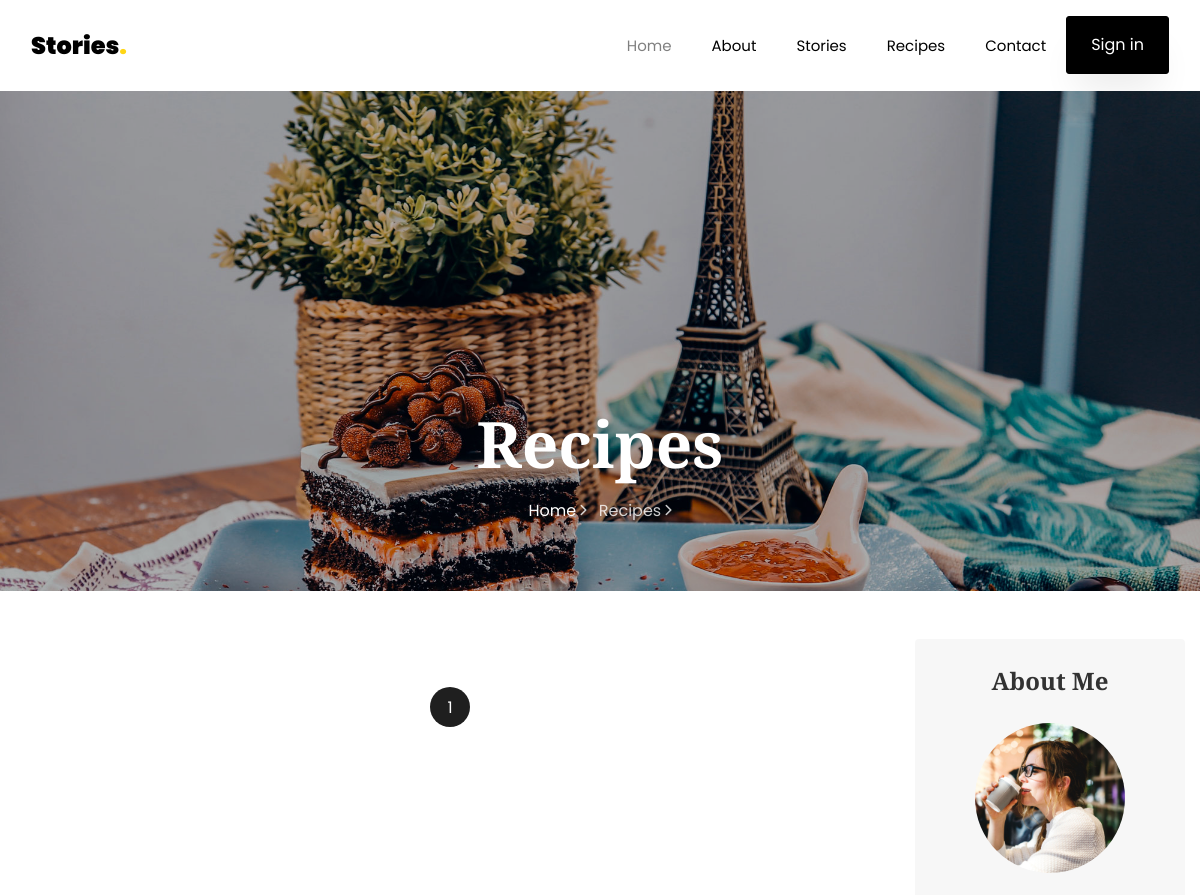
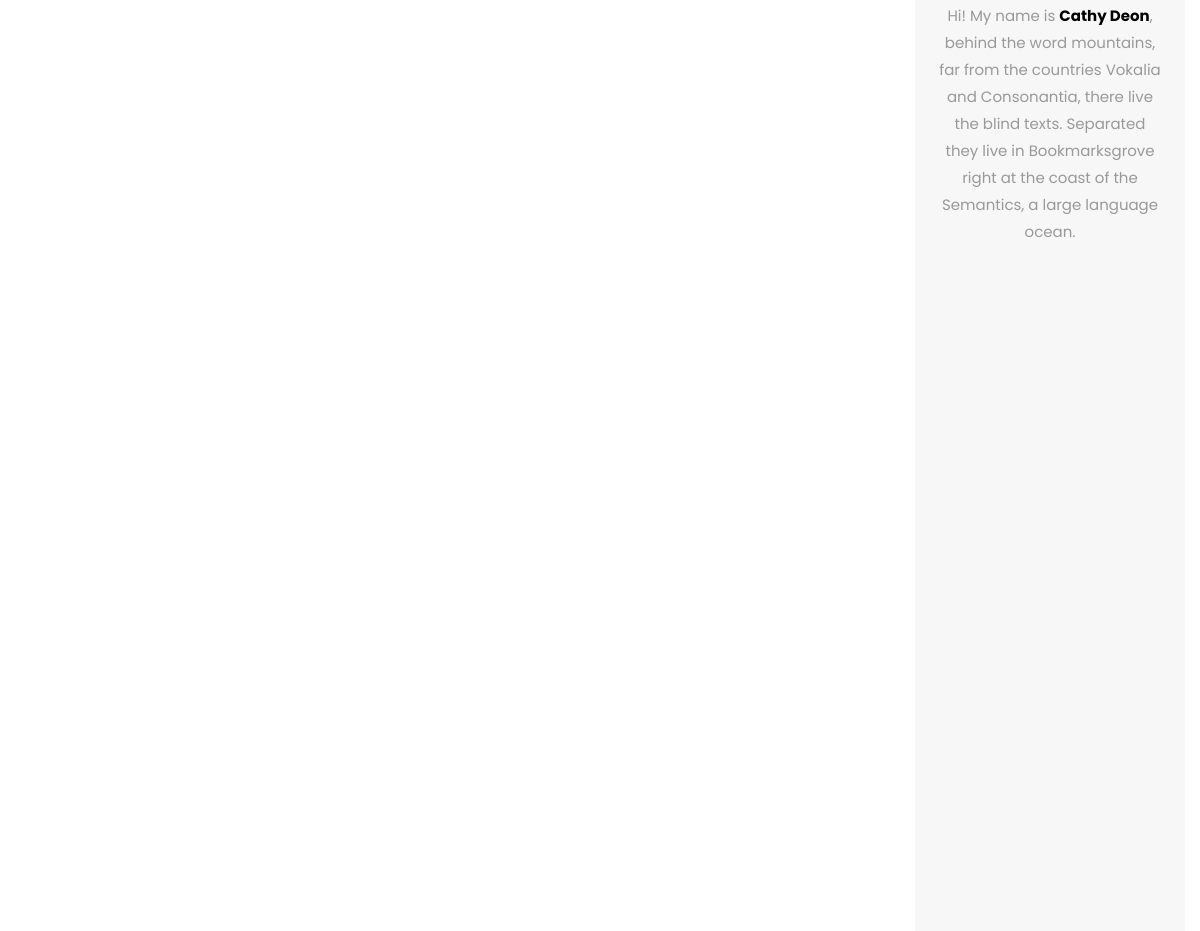
Before: /recipes/ (upper part) with the older database file (2 pictures, top to bottom).
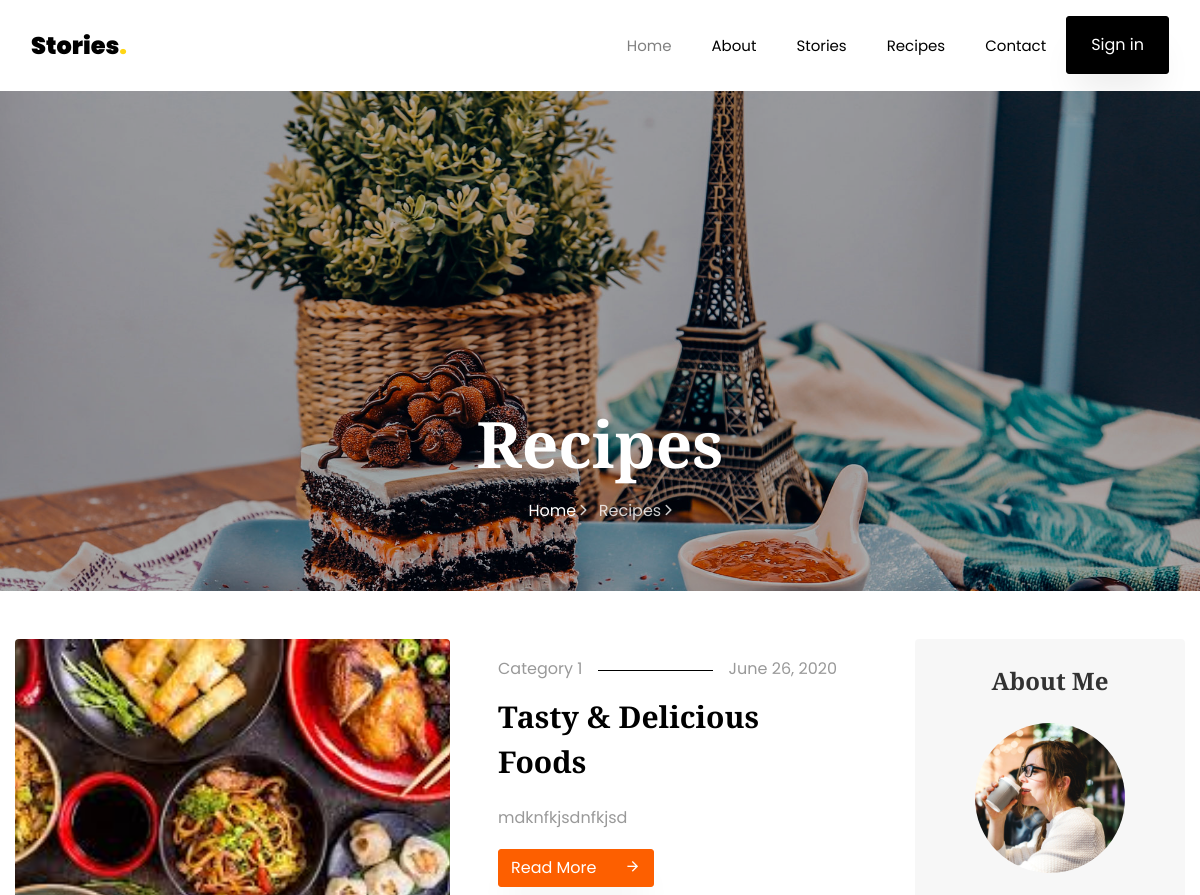
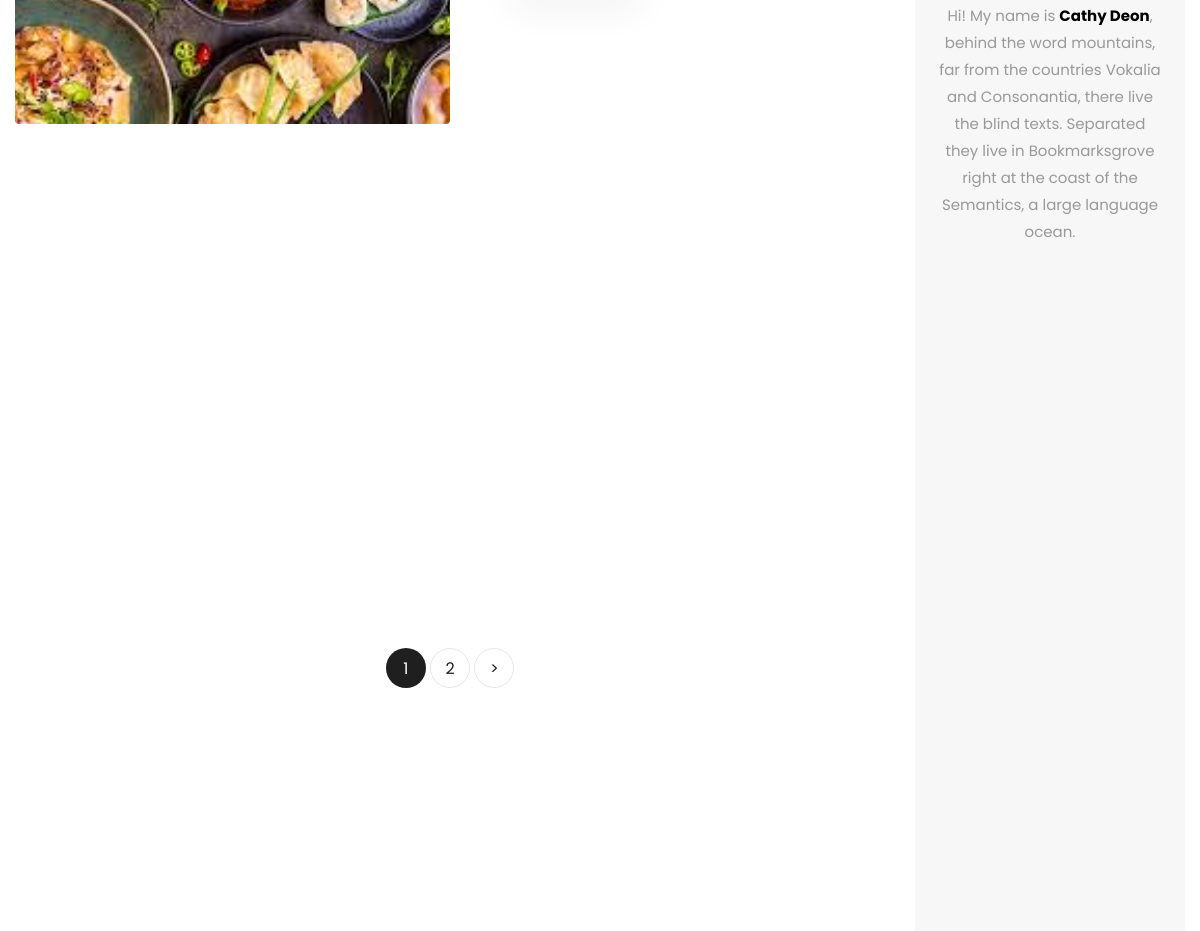
After: the same page with the newer database file (2 pictures, top to bottom).
### stories/models.py (models this page shows, shortened)
class Recipe(models.Model):
    title = models.CharField(max_length=255)
    image = models.ImageField(upload_to='recipes/')
    short_description = models.TextField(max_length=1000, help_text="bu reseptler siyahisinda cixacaq metindir")
    long_description = models.TextField(null=True, blank=True)
    category = models.ForeignKey(Category, on_delete=models.CASCADE)
    author = models.ForeignKey(Author, on_delete=models.CASCADE)
    created_at = models.DateTimeField(auto_now_add=True)
    updated_at = models.DateTimeField(auto_now=True)
    class Meta:
        db_table = "recipes"
        verbose_name = "Resept"
        verbose_name_plural = "Reseptlər"
        ordering = 'created_at',

class Category(models.Model):
    title = models.CharField('Title', max_length=50)
    image = models.ImageField('Şəkil', upload_to="categories/")
    created_at = models.DateTimeField(auto_now_add=True)
    updated_at = models.DateTimeField(auto_now=True)
    class Meta:
        verbose_name = 'Kateqoriya'
        verbose_name_plural = 'Kateqoriyalar'

### stories/views.py (the view)
# urls.py: path('recipes/', RecipeList.as_view(), name="recipes"),
class RecipeList(ListView):
    model = Recipe
    template_name = 'recipes.html'
    context_object_name = 'recipes'
    paginate_by = 2

### stories/templates/recipes.html (shortened to what this page needs)
{% extends 'base.html' %}
{% load static %}
{% block content %}
<section class="hero-wrap hero-wrap-2" style="background-image: url({% static 'images/bg_4.jpg' %});">
    <div class="overlay"></div>
    <div class="container">
        <div class="row no-gutters slider-text align-items-end justify-content-center">
            <div class="col-md-9 ftco-animate pb-5 text-center">
                <h1 class="mb-3 bread">Recipes</h1>
                <p class="breadcrumbs"><span class="mr-2"><a href="index.html">Home <i
                        class="ion-ios-arrow-forward"></i></a></span> <span>Recipes <i
                        class="ion-ios-arrow-forward"></i></span></p>
            </div>
        </div>
    </div>
</section>
<section class="ftco-section">
    <div class="container">
        <div class="row">
            <div class="col-lg-9">
                <div class="row">
                    {% for recipe in recipes %}
                    <div class="col-md-6 col-lg-12 ftco-animate">
                        <div class="blog-entry d-lg-flex">
                            <div class="half">
                                <a href="{% url 'recipe-detail' recipe.id %}" class="img d-flex align-items-end"
                                   style="background-image: url('{{ recipe.image.url }}');">
                                </a>
                            </div>
                            <div class="text px-md-4 px-lg-5 half pt-3">
                                <p class="meta d-flex"><span class="pr-3">{{ recipe.category.title }}</span><span class="ml-auto pl-3">{{recipe.created_at|date:"F d, Y"}}</span>
                                </p>
                                <h3><a href="{% url 'recipe-detail' recipe.id %}">{{ recipe.title }}</a></h3>
                                <p>{{ recipe.short_description }}
                                </p>
                                <p class="mb-0"><a href="{% url 'recipe-detail' recipe.id %}" class="btn btn-primary">Read More <span
                                        class="icon-arrow_forward ml-4"></span></a></p>
                            </div>
                        </div>
                    </div>
                    {% endfor %}
                </div>
                <div class="row mt-5">
                    <div class="col text-center">
                        <div class="block-27">
                            <ul>
                                {% for i in page_obj.paginator.page_range %}
                                    {% if i == page_obj.number %}
                                        <li class="active"><span>{{i}}</span></li>
                                    {% else %}
                                        <li><a href="?page={{i}}">{{i}}</a></li>
                                    {% endif %}
                                {% endfor %}
                                {% if page_obj.has_next %}
                                    <li><a href="?page={{ page_obj.next_page_number }}">&gt;</a></li>
                                {% endif %}
                            </ul>
                        </div>
                    </div>
                </div>
            </div>
            <div class="col-lg-3">
                <div class="sidebar-wrap">
                    <div class="sidebar-box p-4 about text-center ftco-animate">
                        <h2 class="heading mb-4">About Me</h2>
                        <img src="{% static 'images/author.jpg' %}" class="img-fluid" alt="Colorlib Template">
                        <div class="text pt-4">
                            <p>Hi! My name is <strong>Cathy Deon</strong>, behind the word mountains, far from the
                                countries Vokalia and Consonantia, there live the blind texts. Separated they live in
                                Bookmarksgrove right at the coast of the Semantics, a large language ocean.</p>
                        </div>
                    </div>
                </div>
            </div>
        </div>
    </div>
</section>
{% endblock %}

### stories/templates/base.html (shortened to what this page needs)
<!DOCTYPE html>
{% load static %}
<html lang="en">
<head>
    <link rel="stylesheet" href="{% static 'css/open-iconic-bootstrap.min.css' %}">
    <link rel="stylesheet" href="{% static 'css/animate.css' %}">
    <link rel="stylesheet" href="{% static 'css/owl.carousel.min.css' %}">
    <link rel="stylesheet" href="{% static 'css/owl.theme.default.min.css' %}">
    <link rel="stylesheet" href="{% static 'css/magnific-popup.css' %}">
    <link rel="stylesheet" href="{% static 'css/aos.css' %}">
    <link rel="stylesheet" href="{% static 'css/ionicons.min.css' %}">
    <link rel="stylesheet" href="{% static 'css/flaticon.css' %}">
    <link rel="stylesheet" href="{% static 'css/icomoon.css' %}">
    <link rel="stylesheet" href="{% static 'css/style.css' %}">
    <link rel="stylesheet" href="{% static 'css/custom.css' %}">
</head>
<body>
    {% include 'includes/navbar.html' %}
    {% block content %}
    {% endblock %}
</body>
</html>

### stories/templates/includes/navbar.html (shortened to what this page needs)
<nav class="navbar navbar-expand-lg navbar-dark bg-dark ftco-navbar-light" id="ftco-navbar">
    <div class="container">
        <a class="navbar-brand" href="index.html">Stories<span>.</span></a>
        <div class="collapse navbar-collapse" id="ftco-nav">
            <ul class="navbar-nav ml-auto">
                <li class="nav-item active"><a href="{% url 'home' %}" class="nav-link">Home</a></li>
                <li class="nav-item"><a href="{% url 'about' %}" class="nav-link">About</a></li>
                <li class="nav-item"><a href="strories.html" class="nav-link">Stories</a></li>
                <li class="nav-item"><a href="recipes.html" class="nav-link">Recipes</a></li>
                <li class="nav-item"><a href="{% url 'contact' %}" class="nav-link">Contact</a></li>
                {% if request.user.is_authenticated %}
                <li><a href="{% url 'login' %}" class="btn btn-black px-3 px-md-4 py-3">Log Out</a></li>
                {% else %}
                <li><a href="{% url 'login' %}" class="btn btn-black px-3 px-md-4 py-3">Sign in</a></li>
                {% endif %}
            </ul>
        </div>
    </div>
</nav>

### static/css/icomoon.css (style rules this page uses)
[class^="icon-"], [class*=" icon-"] { font-family: 'icomoon' !important; speak: none; font-style: normal; font-weight: normal; font-variant: normal; text-transform: none; line-height: 1; -webkit-font-smoothing: antialiased; -moz-osx-font-smoothing: grayscale; }
.icon-arrow_forward:before { content: "\e5c8"; }

Changed rows visible on the page:
added Recipe: image (picture), category "Category 1", created_at "June 26, 2020", title "Tasty & Delicious Foods", short_description "mdknfkjsdnfkjsd"
Other visible differences:
new list line: "2"
